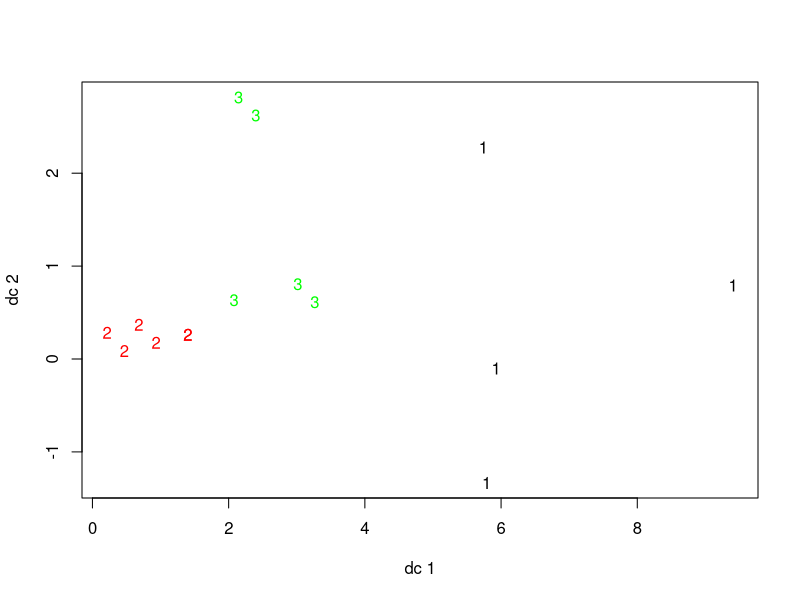
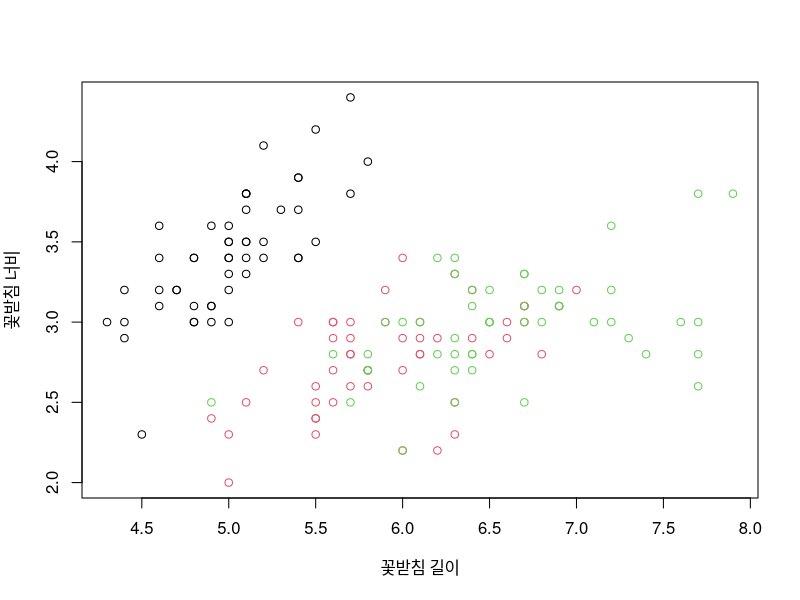

The R source for these figures, in order: (Note: this script raises an error after producing the figures.)
##14-2 : 군집분석
member<-data.frame(spent= c(10, 1, 1, 17, 4, 6, 1, 15, 22, 3, 0, 3, 7, 0, 2),
                   time= c(15, 2, 10, 7, 5, 7, 1, 10, 18, 3, 1, 3, 7, 10, 2)) #데이터
result<-kmeans(member,3) #3개의 군집
result

install.packages("fpc")
library(fpc)
plotcluster(member, result$cluster, color=TRUE, shade=TRUE) #표 만들기

result$withinss #응집도
result$cluster #어느 클러스터에 속해있는지
result$centers #각 클러스터의 센터가 어떻게 되는지
result$totss #총 sum of square
result$tot.withinss #withiness의 총합
result$betweenss #다른 클러스터간 얼마나 떨어져 있는지
result$size #각 클러스터에 속한 데이터 갯수
result$iter #얼마나 반복을 했는지

member$cluster<-result$cluster
aggregate(data= member, spent~cluster, mean)
aggregate(data= member, spent~cluster, max)

##14-3 : 군집분석 실습
#1단계: 데이터 읽기
iris #데이터
#1단계: 분포 파악 
plot(iris$Sepal.Length, iris$Sepal.Width,
     xlab = "꽃받침 길이", ylab = "꽃받침 너비",
     col= as.numeric(factor(iris$Species))) #꽃받침의 길이와 너비 간 산포도 출력. 종을 요인으로 인식함.
#2단계: 데이터 표준화
data.scaled<-as.data.frame(scale(iris[,-5], center = TRUE,
                                 scale = TRUE)) #1~4열에 해당하는 데이터의 편차 표준화(5열 제외)
head(data.scaled)
#3단계: 군집화
kc<-kmeans(data.scaled, 3) #군집화 
kc #군집화 결과
kc$cluster #각 종의 군집
kc$center #군집 중심
kc$withinss #WSS
kc$tot.withinss #TSS 
plot() #군집 그래프 결과 
#4단계: 군집화 결과 출력
par(mar = c(5.1, 4.1, 4.1, 7)) #그래프 바깥 영역의 마진 크기
plot(data.scaled[,1], data.scaled[,2],
     xlab = "꽃받침 길이", ylab = "꽃받침 너비",
     pch = 21, col = kc$cluster) #꽃받침의 길이와 너비의 산포도. 기호:모양(21), 색(군집번호)
legend("topright", legend = levels(iris$Species),
       pch = 21, col = kc$cluster,
       xpd = TRUE, inset = c(-0.5, 0)) #범례의 위치
points(kc$centers,
       pch = 19, cex = 1.5, col = rownames(kc$centers)) #군집 중심. 기호: 모양(19), 크기(1.5배)
#정확도
table(kc$cluster, iris[,5])
#0단계: 군집 수의 변화에 따른 TWSS의 변화
TWSS<-NULL
for(i in 1:15){
  kc<-kmeans(data.scaled, centers = i)
  twss<-c(twss, kc$tot.withinss)
}
plot(1:15, twss,
     xlim=c(0,15), type = "b",
     xlab = "군집수", ylab = "TWSS", family="AppleGothic")
